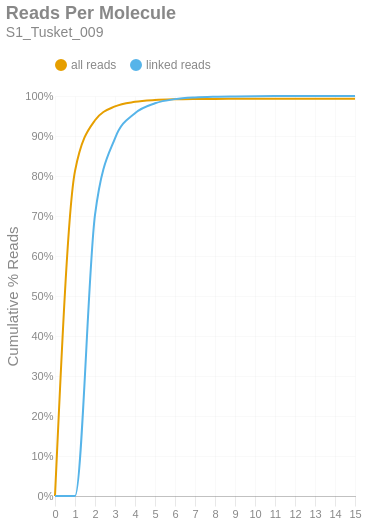

Notebook code for this chart:
### Markdown cell above
### Reads per Molecule
This chart shows the cumulative distribution of the number of reads per linked molecule. That is, how many alignments are associated with a unique molecule. This excludes the number of reads associated with invalid or absent linked-read barcodes. The `linked` histogram is the percentages recalculated when disregarding singletons.

### Code cell
if SKIPLR:
    print_html(f"Skipped")
else:
    counts = np.bincount(valids['reads'].cast(pl.Int64).to_numpy())
    weighted = counts * np.arange(len(counts))
    all_perc = weighted / n_reads
    linked_perc = weighted / n_linked_reads
    linked_perc[1] = 0
    binned_df = pl.DataFrame({
        'readsper': list(range(len(counts))),
        'all reads (cumsum)': np.cumsum(all_perc).tolist(),
        'linked reads (cumsum)': np.cumsum(linked_perc).tolist(),
    })

    with SafeRender(binned_df):
        (
            density_plot(binned_df, 'Reads Per Molecule', samplename, 'readspmol')
            .encode(
                x=alt.X('readsper:O', title=None).axis(labelAngle=0).scale(padding=0),
                y=alt.Y('value:Q', title='Cumulative % Reads').axis(format='%').stack(False),
                color=alt.Color("key:N").scale(domain=["all reads", "linked reads"]),
                tooltip=[
                    alt.Tooltip("key:N", title="Data Type"),
                    alt.Tooltip("readsper:O", title="Reads Per Molecule"),
                    alt.Tooltip("value:Q", format=".2%", title="% Reads (Cum.)")
                ]            
            )
        ).display()

### Figure 1 — Vega-Lite specification as saved in the notebook (floating-point values rounded to 4 significant figures)
{"width": "container", "height": 400, "config": {"title": {"anchor": "start", "dy": -15, "fontSize": 18, "color": "#888888", "subtitleColor": "#888888", "subtitleFontSize": 14}, "arc": {"fill": "#0072B2"}, "axis": {"domainColor": "#888888", "domainWidth": 0.5, "gridWidth": 0.2, "grid": false, "titleFontWeight": 400, "titleFontSize": 15, "labelFontSize": 11, "labelColor": "#888888", "tickColor": "#888888", "tickWidth": 0.2, "titleColor": "#888888"}, "axisBand": {"grid": false}, "axisX": {"grid": true, "tickSize": 10, "domainCap": "round"}, "axisY": {"domain": false, "grid": true, "tickSize": 0, "domainCap": "round"}, "background": "transparent", "header": {"labelFontSize": 15, "labelColor": "#888888", "titleFontSize": 15, "titleFontWeight": 600, "titleColor": "#888888"}, "legend": {"labelFont": "sans-serif", "labelFontSize": 12, "labelColor": "#888888", "symbolSize": 100, "symbolType": "circle", "titleFontSize": 12, "titlePadding": 10, "titleColor": "#888888", "title": null, "orient": "top"}, "range": {"category": ["#E69F00", "#56B4E9", "#009E73", "#F0E442", "#0072B2", "#D55E00", "#CC79A7", "#000000"], "diverging": ["#cfe8f3", "#a2d4ec", "#73bfe2", "#46abdb", "#1696d2", "#12719e"]}, "area": {"fill": "#0072B2", "fillOpacity": 0.7, "line": true, "strokeOpacity": 0.7}, "line": {"color": "#0072B2", "stroke": "#0072B2", "strokeWidth": 2}, "trail": {"color": "#0072B2", "stroke": "#0072B2", "strokeWidth": 0, "size": 1}, "point": {"filled": true, "fillOpacity": 1.0, "size": 95}, "text": {"color": "#888888", "fontSize": 11, "align": "right", "fontWeight": 400, "size": 11}, "bar": {"fill": "#0072B2", "stroke": null}, "view": {"stroke": null, "continuousWidth": 660, "continuousHeight": 400}}, "data": {"name": "data-130e422539a41fbd0e49aad0ec708aa4"}, "mark": {"type": "line", "interpolate": "monotone", "point": {"opacity": 0, "size": 275}}, "encoding": {"color": {"field": "key", "scale": {"domain": ["all reads", "linked reads"]}, "type": "nominal"}, "tooltip": [{"field": "key", "title": "Data Type", "type": "nominal"}, {"field": "readsper", "title": "Reads Per Molecule", "type": "ordinal"}, {"field": "value", "format": ".2%", "title": "% Reads (Cum.)", "type": "quantitative"}], "x": {"axis": {"labelAngle": 0}, "field": "readsper", "scale": {"padding": 0}, "title": null, "type": "ordinal"}, "y": {"axis": {"format": "%"}, "field": "value", "stack": false, "title": "Cumulative % Reads", "type": "quantitative"}}, "params": [{"name": "param_c36ac31b6afebe62", "select": {"type": "point", "fields": ["key"]}, "bind": "legend"}], "title": {"text": "Reads Per Molecule", "subtitle": "S1_Tusket_009"}, "transform": [{"fold": ["all reads (cumsum)", "linked reads (cumsum)"]}, {"calculate": "replace(datum.key, ' (cumsum)', '')", "as": "key"}, {"filter": {"param": "param_c36ac31b6afebe62"}}], "usermeta": {"embedOptions": {"downloadFileName": "S1_Tusket_009.readspmol"}}, "$schema": "https://vega.github.io/schema/vega-lite/v6.1.0.json", "datasets": {"data-130e422539a41fbd0e49aad0ec708aa4": [{"readsper": 0, "all reads (cumsum)": 0.0, "linked reads (cumsum)": 0.0}, {"readsper": 1, "all reads (cumsum)": 0.8122, "linked reads (cumsum)": 0.0}, {"readsper": 2, "all reads (cumsum)": 0.9393, "linked reads (cumsum)": 0.7025}, {"readsper": 3, "all reads (cumsum)": 0.974, "linked reads (cumsum)": 0.8943}, {"readsper": 4, "all reads (cumsum)": 0.9854, "linked reads (cumsum)": 0.9571}, {"readsper": 5, "all reads (cumsum)": 0.9898, "linked reads (cumsum)": 0.9818}, {"readsper": 6, "all reads (cumsum)": 0.9917, "linked reads (cumsum)": 0.9922}, {"readsper": 7, "all reads (cumsum)": 0.9925, "linked reads (cumsum)": 0.9965}, {"readsper": 8, "all reads (cumsum)": 0.9928, "linked reads (cumsum)": 0.9982}, {"readsper": 9, "all reads (cumsum)": 0.9929, "linked reads (cumsum)": 0.999}, {"readsper": 10, "all reads (cumsum)": 0.993, "linked reads (cumsum)": 0.9995}, {"readsper": 11, "all reads (cumsum)": 0.9931, "linked reads (cumsum)": 0.9998}, {"readsper": 12, "all reads (cumsum)": 0.9931, "linked reads (cumsum)": 0.9999}, {"readsper": 13, "all reads (cumsum)": 0.9931, "linked reads (cumsum)": 0.9999}, {"readsper": 14, "all reads (cumsum)": 0.9931, "linked reads (cumsum)": 1.0}, {"readsper": 15, "all reads (cumsum)": 0.9931, "linked reads (cumsum)": 1.0}]}}
